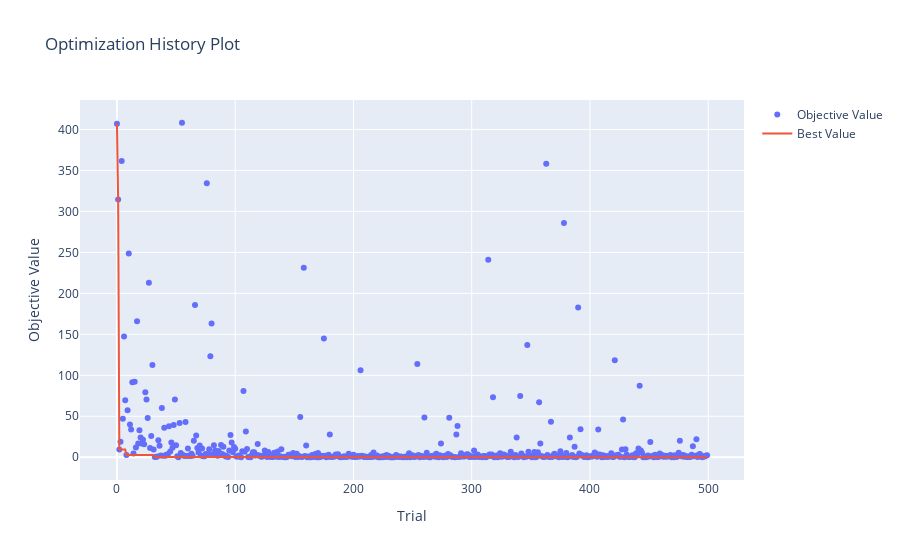

Notebook cell for this chart:
### Code cell
vis.plot_optimization_history(study)

### Figure 1 — Plotly figure (JSON) as saved in the notebook; plotly's stock layout.template omitted (floating-point values rounded to 4 significant figures; data arrays with more than 128 entries replaced by an {"elided": "..."} marker saying what was removed)
{"data": [{"mode": "markers", "name": "Objective Value", "type": "scatter", "x": {"elided": "500 int values"}, "y": {"elided": "500 float values"}}, {"mode": "lines", "name": "Best Value", "type": "scatter", "x": {"elided": "500 int values"}, "y": {"elided": "500 float values"}}, {"marker": {"color": "#cccccc"}, "mode": "markers", "name": "Infeasible Trial", "showlegend": false, "type": "scatter", "x": [], "y": []}], "layout": {"title": {"text": "Optimization History Plot"}, "xaxis": {"title": {"text": "Trial"}}, "yaxis": {"title": {"text": "Objective Value"}}}}
